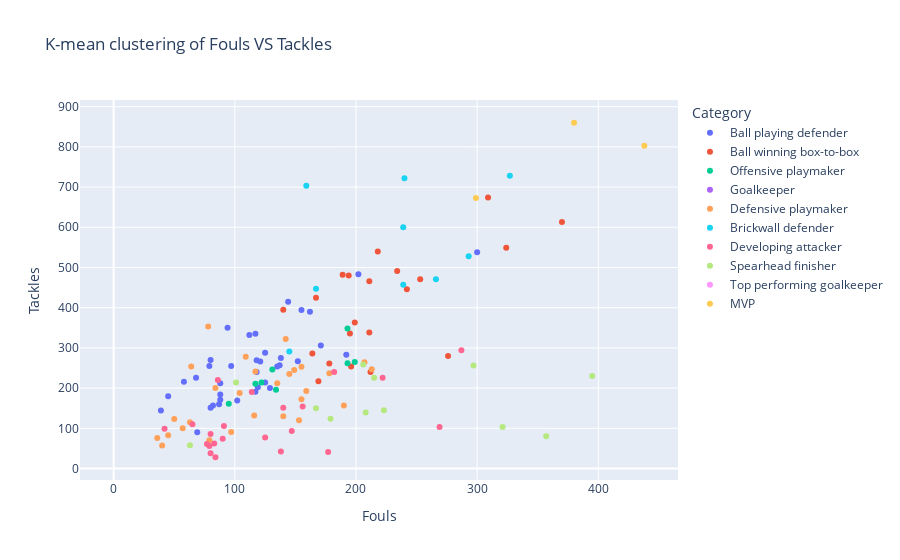

Notebook source saved alongside this figure:
### Code cell
fig = px.scatter(df,x='Fouls',y='Tackles',color='Category',hover_name='Name', title="K-mean clustering of Fouls VS Tackles")
fig.update_traces(textposition='bottom left')
fig.show()

### Figure 1 — Plotly figure (JSON) as saved in the notebook; plotly's stock layout.template omitted (floating-point values rounded to 4 significant figures)
{"data": [{"hovertemplate": "<b>%{hovertext}</b><br><br>Category=Ball playing defender<br>Fouls=%{x}<br>Tackles=%{y}<extra></extra>", "hovertext": ["Héctor Bellerín", "Calum Chambers", "Neil Taylor", "Ahmed El Mohamady", "Lewis Dunk", "Matthew Lowton", "James Tarkowski", "Ben Mee", "Erik Pieters", "Marcos Alonso", "Kurt Zouma", "Joel Ward", "Patrick van Aanholt", "Mamadou Sakho", "Martin Kelly", "Michael Keane", "Wes Morgan", "Christian Fuchs", "Virgil van Dijk", "Andrew Robertson", "Nathan Aké", "John Stones", "Nicolás Otamendi", "Phil Jones", "Harry Maguire", "Chris Smalling", "Luke Shaw", "Ciaran Clark", "Paul Dummett", "Jamaal Lascelles", "Federico Fernández", "DeAndre Yedlin", "Toby Alderweireld", "Ben Davies", "Kieran Gibbs", "Aaron Cresswell", "Angelo Ogbonna"], "legendgroup": "Ball playing defender", "marker": {"color": "#636efa", "symbol": "circle"}, "mode": "markers", "name": "Ball playing defender", "orientation": "v", "showlegend": true, "textposition": "bottom left", "type": "scatter", "x": [125, 137, 121, 152, 80, 144, 119, 118, 300, 125, 87, 202, 94, 39, 117, 82, 129, 79, 88, 80, 97, 45, 118, 155, 117, 192, 138, 171, 58, 69, 135, 102, 68, 162, 112, 88, 88], "xaxis": "x", "y": [214, 257, 266, 267, 151, 415, 202, 240, 538, 288, 160, 483, 350, 144, 335, 157, 200, 255, 184, 270, 255, 180, 269, 394, 191, 283, 275, 306, 216, 90, 254, 169, 226, 390, 332, 212, 171], "yaxis": "y"}, {"hovertemplate": "<b>%{hovertext}</b><br><br>Category=Ball winning box-to-box<br>Fouls=%{x}<br>Tackles=%{y}<extra></extra>", "hovertext": ["David Luiz", "Granit Xhaka", "Jack Cork", "Ashley Westwood", "N'Golo Kanté", "Cheikhou Kouyaté", "James McArthur", "James McCarthy", "Séamus Coleman", "Fabian Delph", "Marc Albrighton", "Wilfred Ndidi", "Fernandinho", "Nemanja Matic", "Jonjo Shelvey", "Ryan Bertrand", "Oriol Romeu", "Eric Dier", "Moussa Sissoko", "Jake Livermore", "Jack Wilshere"], "legendgroup": "Ball winning box-to-box", "marker": {"color": "#EF553B", "symbol": "circle"}, "mode": "markers", "name": "Ball winning box-to-box", "orientation": "v", "showlegend": true, "textposition": "bottom left", "type": "scatter", "x": [212, 196, 211, 195, 218, 242, 370, 309, 194, 140, 167, 189, 324, 234, 178, 211, 253, 164, 276, 199, 169], "xaxis": "x", "y": [240, 254, 466, 336, 540, 446, 613, 674, 480, 395, 425, 482, 549, 491, 261, 338, 471, 286, 280, 363, 217], "yaxis": "y"}, {"hovertemplate": "<b>%{hovertext}</b><br><br>Category=Offensive playmaker<br>Fouls=%{x}<br>Tackles=%{y}<extra></extra>", "hovertext": ["Mesut Özil", "Willian", "Gylfi Sigurdsson", "Kevin De Bruyne", "Riyad Mahrez", "Juan Mata", "James Ward-Prowse", "Robert Snodgrass"], "legendgroup": "Offensive playmaker", "marker": {"color": "#00cc96", "symbol": "circle"}, "mode": "markers", "name": "Offensive playmaker", "orientation": "v", "showlegend": true, "textposition": "bottom left", "type": "scatter", "x": [95, 131, 193, 122, 117, 134, 193, 199], "xaxis": "x", "y": [161, 246, 348, 214, 211, 196, 262, 265], "yaxis": "y"}, {"hovertemplate": "<b>%{hovertext}</b><br><br>Category=Goalkeeper<br>Fouls=%{x}<br>Tackles=%{y}<extra></extra>", "hovertext": ["Tom Heaton", "Mat Ryan", "Jordan Pickford", "Adrián", "Ederson", "Scott Carson", "Fraser Forster", "John Ruddy"], "legendgroup": "Goalkeeper", "marker": {"color": "#ab63fa", "symbol": "circle"}, "mode": "markers", "name": "Goalkeeper", "orientation": "v", "showlegend": true, "textposition": "bottom left", "type": "scatter", "x": [2, 2, 3, 5, 4, 4, 0, 1], "xaxis": "x", "y": [null, null, null, null, null, null, null, null], "yaxis": "y"}, {"hovertemplate": "<b>%{hovertext}</b><br><br>Category=Defensive playmaker<br>Fouls=%{x}<br>Tackles=%{y}<extra></extra>", "hovertext": ["Adam Lallana", "Robbie Brady", "Ross Barkley", "Luka Milivojevic", "Andros Townsend", "Jeffrey Schlupp", "Tom Davies", "Abdoulaye Doucouré", "Demarai Gray", "Georginio Wijnaldum", "Alex Oxlade-Chamberlain", "Xherdan Shaqiri", "Ilkay Gündogan", "Bernardo Silva", "Paul Pogba", "Jesse Lingard", "Matt Ritchie", "Jeff Hendrick", "Ryan Fraser", "Jack Rodwell", "Nathan Redmond", "Erik Lamela", "Dele Alli", "Pierre-Emile Højbjerg", "Matt Phillips", "Manuel Lanzini", "Declan Rice", "Michail Antonio"], "legendgroup": "Defensive playmaker", "marker": {"color": "#FFA15A", "symbol": "circle"}, "mode": "markers", "name": "Defensive playmaker", "orientation": "v", "showlegend": true, "textposition": "bottom left", "type": "scatter", "x": [142, 117, 155, 207, 78, 109, 116, 145, 36, 84, 104, 79, 45, 63, 190, 140, 159, 97, 40, 135, 155, 213, 178, 149, 57, 50, 64, 153], "xaxis": "x", "y": [322, 241, 172, 264, 353, 278, 132, 235, 76, 200, 188, 70, 83, 115, 157, 130, 193, 91, 57, 212, 253, 247, 237, 245, 100, 123, 254, 120], "yaxis": "y"}, {"hovertemplate": "<b>%{hovertext}</b><br><br>Category=Brickwall defender<br>Fouls=%{x}<br>Tackles=%{y}<extra></extra>", "hovertext": ["Phil Bardsley", "César Azpilicueta", "James Tomkins", "Scott Dann", "Gary Cahill", "Jonny Evans", "Kyle Walker", "Phil Jagielka", "Branislav Ivanovic"], "legendgroup": "Brickwall defender", "marker": {"color": "#19d3f3", "symbol": "circle"}, "mode": "markers", "name": "Brickwall defender", "orientation": "v", "showlegend": true, "textposition": "bottom left", "type": "scatter", "x": [327, 240, 167, 145, 266, 239, 239, 159, 293], "xaxis": "x", "y": [728, 722, 447, 291, 471, 457, 600, 703, 528], "yaxis": "y"}, {"hovertemplate": "<b>%{hovertext}</b><br><br>Category=Developing attacker<br>Fouls=%{x}<br>Tackles=%{y}<extra></extra>", "hovertext": ["Chris Wood", "Ashley Barnes", "Jay Rodriguez", "Jordan Ayew", "Wilfried Zaha", "Connor Wickham", "Yannick Bolasie", "Richarlison", "Dominic Calvert-Lewin", "Alex Iwobi", "Kelechi Iheanacho", "Ayoze Pérez", "Gabriel Jesus", "Anthony Martial", "Marcus Rashford", "Dwight Gayle", "Callum Wilson", "Danny Ings", "Son Heung-Min", "Gareth Bale", "Charlie Austin", "Adama Traoré"], "legendgroup": "Developing attacker", "marker": {"color": "#FF6692", "symbol": "circle"}, "mode": "markers", "name": "Developing attacker", "orientation": "v", "showlegend": true, "textposition": "bottom left", "type": "scatter", "x": [84, 269, 156, 222, 287, 147, 140, 114, 138, 42, 80, 182, 79, 125, 90, 77, 177, 91, 65, 86, 83, 80], "xaxis": "x", "y": [28, 103, 154, 226, 294, 93, 151, 190, 42, 99, 38, 240, 56, 77, 74, 61, 41, 106, 110, 220, 62, 86], "yaxis": "y"}, {"hovertemplate": "<b>%{hovertext}</b><br><br>Category=Spearhead finisher<br>Fouls=%{x}<br>Tackles=%{y}<extra></extra>", "hovertext": ["Olivier Giroud", "Christian Benteke", "Theo Walcott", "Jamie Vardy", "Roberto Firmino", "Sadio Mané", "Mohamed Salah", "Raheem Sterling", "Sergio Agüero", "Andy Carroll", "Shane Long", "Harry Kane"], "legendgroup": "Spearhead finisher", "marker": {"color": "#B6E880", "symbol": "circle"}, "mode": "markers", "name": "Spearhead finisher", "orientation": "v", "showlegend": true, "textposition": "bottom left", "type": "scatter", "x": [223, 357, 101, 179, 206, 215, 63, 297, 167, 321, 395, 208], "xaxis": "x", "y": [145, 80, 214, 124, 259, 226, 58, 256, 150, 103, 230, 139], "yaxis": "y"}, {"hovertemplate": "<b>%{hovertext}</b><br><br>Category=Top performing goalkeeper<br>Fouls=%{x}<br>Tackles=%{y}<extra></extra>", "hovertext": ["Wayne Hennessey", "Kasper Schmeichel", "David de Gea", "Hugo Lloris", "Joe Hart", "Lukasz Fabianski"], "legendgroup": "Top performing goalkeeper", "marker": {"color": "#FF97FF", "symbol": "circle"}, "mode": "markers", "name": "Top performing goalkeeper", "orientation": "v", "showlegend": true, "textposition": "bottom left", "type": "scatter", "x": [1, 0, 1, 3, 6, 6], "xaxis": "x", "y": [null, null, null, null, null, null], "yaxis": "y"}, {"hovertemplate": "<b>%{hovertext}</b><br><br>Category=MVP<br>Fouls=%{x}<br>Tackles=%{y}<extra></extra>", "hovertext": ["James Milner", "Jordan Henderson", "Mark Noble"], "legendgroup": "MVP", "marker": {"color": "#FECB52", "symbol": "circle"}, "mode": "markers", "name": "MVP", "orientation": "v", "showlegend": true, "textposition": "bottom left", "type": "scatter", "x": [438, 299, 380], "xaxis": "x", "y": [803, 673, 860], "yaxis": "y"}], "layout": {"legend": {"title": {"text": "Category"}, "tracegroupgap": 0}, "title": {"text": "K-mean clustering of Fouls VS Tackles"}, "xaxis": {"anchor": "y", "domain": [0, 1], "title": {"text": "Fouls"}}, "yaxis": {"anchor": "x", "domain": [0, 1], "title": {"text": "Tackles"}}}}
